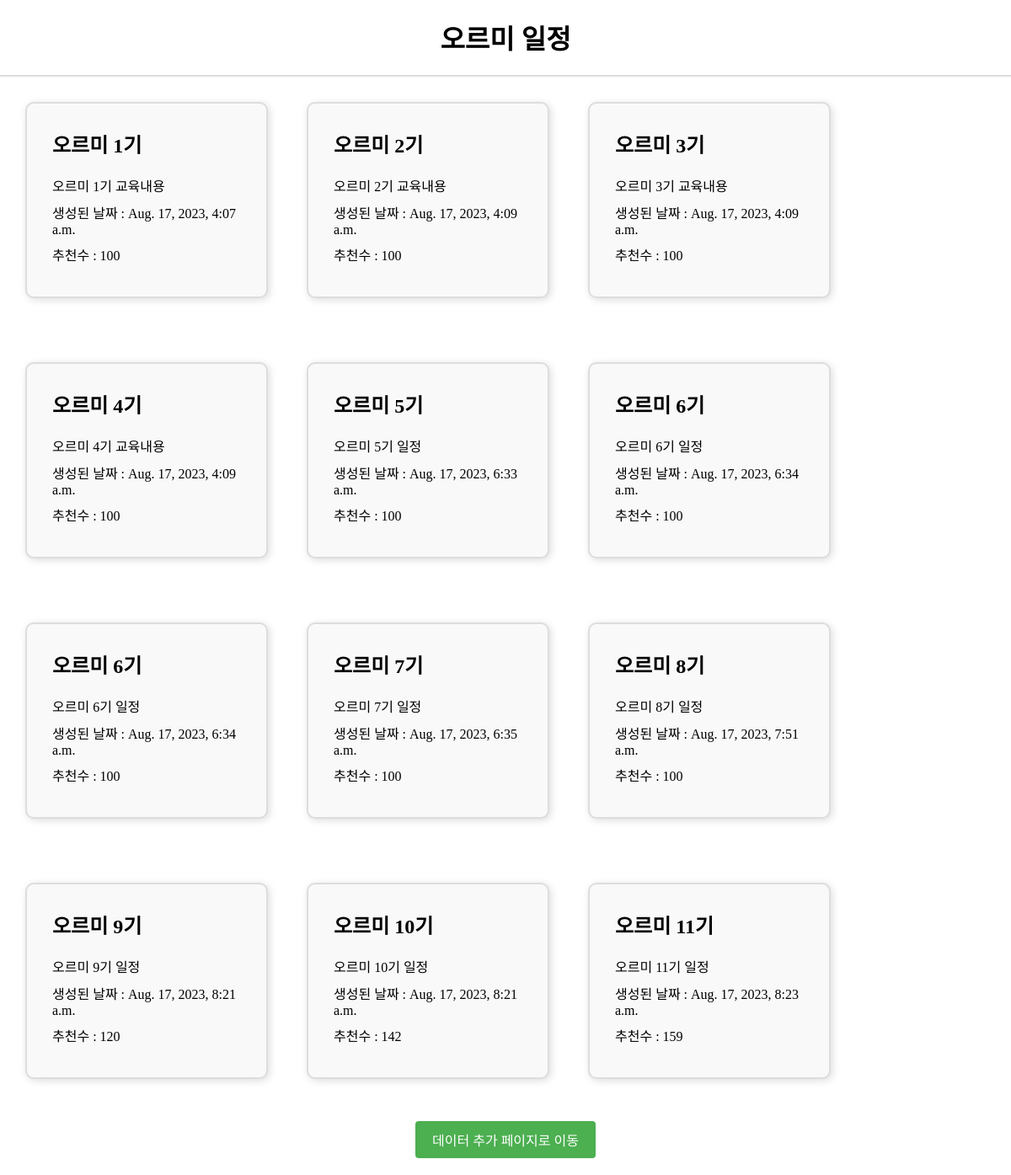
/board/, run on the app's committed database.
### board/models.py (models this page shows)
class Post(models.Model):
    title = models.CharField(max_length=200)
    content = models.TextField()
    published_date = models.DateTimeField(auto_now_add=True)
    recommend_count = models.PositiveIntegerField(default=100)

### board/views.py (the view)
# urls.py: path('', views.read_Post_data, name = 'index'),
def read_Post_data(request):
    posts = Post.objects.all()
    return render(request, 'board/index.html', { "posts" : posts })

### board/templates/board/index.html (shortened to what this page needs)
<!DOCTYPE html>
<html lang="en">
<head>
</head>
<body>
    <h1>오르미 일정</h1>
    <div class="post-list">
        {% for post in posts %}
            <div class="post-box">
                <h2>{{post.title}}</h2>
                <p>{{post.content}}</p>
                <p>생성된 날짜 : {{post.published_date}}</p>
                <p>추천수 : {{post.recommend_count }}</p>
            </div>
        {% endfor %}
    </div>
    <a href="{% url 'add_data' %}" class="add-button">데이터 추가 페이지로 이동</a>
</body>
</html>

### board/templates/board/index.html (style rules this page uses)
body { display: flex; flex-direction: column; align-items: center; min-height: 100vh; margin: 0; }
.post-list { border-top : 2px solid #ddd; display: flex; flex-wrap: wrap; gap: 16px; }
.post-box { flex: 0 0 calc(20% - 16px); border: 2px solid #ddd; padding: 30px; margin-top: 30px; margin-left : 30px; margin-bottom : 30px; border-radius: 10px; box-shadow: 2px 2px 10px #ddd; background-color: #f9f9f9; }
.post-box h2 { margin-top: 0; }
.post-box p { margin: 8px 0; }
.add-button { display: inline-block; padding: 10px 20px; color: #fff; background-color: #4CAF50; border: none; border-radius: 4px; text-align: center; text-decoration: none; font-size: 16px; margin: 20px; cursor: pointer; transition: background-color 0.3s ease; }

### data on the page
Post: title "오르미 1기", content "오르미 1기 교육내용", published_date "Aug. 17, 2023, 4:07 a.m.", recommend_count "100"
Post: title "오르미 2기", content "오르미 2기 교육내용", published_date "Aug. 17, 2023, 4:09 a.m.", recommend_count "100"
Post: title "오르미 3기", content "오르미 3기 교육내용", published_date "Aug. 17, 2023, 4:09 a.m.", recommend_count "100"
Post: title "오르미 4기", content "오르미 4기 교육내용", published_date "Aug. 17, 2023, 4:09 a.m.", recommend_count "100"
Post: title "오르미 5기", content "오르미 5기 일정", published_date "Aug. 17, 2023, 6:33 a.m.", recommend_count "100"
Post: title "오르미 6기", content "오르미 6기 일정", published_date "Aug. 17, 2023, 6:34 a.m.", recommend_count "100"
Post: title "오르미 6기", content "오르미 6기 일정", published_date "Aug. 17, 2023, 6:34 a.m.", recommend_count "100"
Post: title "오르미 7기", content "오르미 7기 일정", published_date "Aug. 17, 2023, 6:35 a.m.", recommend_count "100"
Post: title "오르미 8기", content "오르미 8기 일정", published_date "Aug. 17, 2023, 7:51 a.m.", recommend_count "100"
Post: title "오르미 9기", content "오르미 9기 일정", published_date "Aug. 17, 2023, 8:21 a.m.", recommend_count "120"
Post: title "오르미 10기", content "오르미 10기 일정", published_date "Aug. 17, 2023, 8:21 a.m.", recommend_count "142"
Post: title "오르미 11기", content "오르미 11기 일정", published_date "Aug. 17, 2023, 8:23 a.m.", recommend_count "159"
